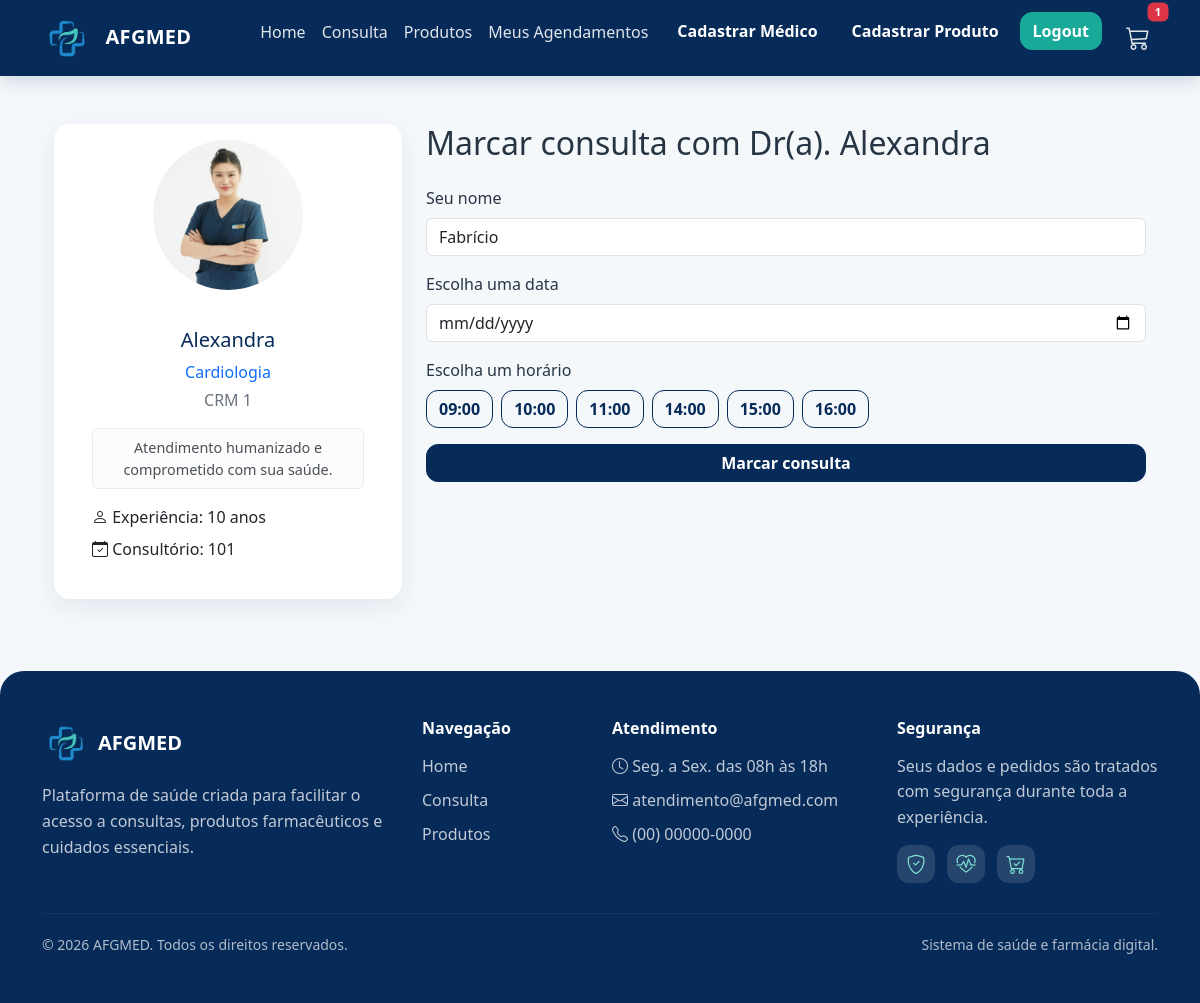
Screenshot of /consultas/1 (signed in) with the database file from the repository.
### projetoafgmed/models.py (models this page shows)
class Medico(database.Model):
    id = database.Column(database.Integer, primary_key=True)
    nome = database.Column(database.String, nullable=False)
    especialidade = database.Column(database.String, nullable=False)
    email = database.Column(database.String)
    telefone = database.Column(database.String)
    foto = database.Column(database.String, default="default.jpg")
    data_criacao = database.Column(database.DateTime, nullable=False, default=datetime.utcnow)

class Usuario(database.Model, UserMixin):
    id = database.Column(database.Integer, primary_key=True)
    nome = database.Column(database.String, nullable=False)
    sobrenome = database.Column(database.String, nullable=False)
    email = database.Column(database.String, nullable=False, unique=True)
    senha = database.Column(database.String, nullable=False)
    is_admin = database.Column(database.Boolean, default=False)

### projetoafgmed/routes.py (the view, shortened to what this page needs)
@app.route('/consultas/<int:medico_id>', methods=['GET', 'POST'])
@login_required
def consultas(medico_id):
    medico = Medico.query.get_or_404(medico_id)
    horarios = ['09:00', '10:00', '11:00', '14:00', '15:00', '16:00']
    consultas_marcadas = Consulta.query.filter_by(medico_id=medico.id).all()
    return render_template('consultas.html', medico=medico, horarios=horarios, consultas=consultas_marcadas)

### projetoafgmed/models.py (called while the page is built)
@login_manager.user_loader
def load_usuario(id_usuario):
    return Usuario.query.get(int(id_usuario))

### projetoafgmed/routes.py (called while the page is built, shortened)
@app.context_processor
def carrinho_global():
    if current_user.is_authenticated:
        carrinho = Carrinho.query.filter_by(
            id_usuario=current_user.id,
            status="ativo"
        ).first()
        itens = carrinho.itens if carrinho else []
        total = sum(item.quantidade * item.preco_unitario for item in itens)
        quantidade = sum(item.quantidade for item in itens)
        return {
            "carrinho": carrinho,
            "itens_carrinho": itens,
            "total_carrinho": total,
            "quantidade_carrinho": quantidade
        }

### projetoafgmed/templates/consultas.html (shortened to what this page needs)
{% extends 'base.html' %}
{% block content %}
<div class="container mt-5">
    <div class="row">
        <div class="col-md-4 mb-4">
            <div class="card shadow-sm rounded-4 text-center p-3">
                <img src="{{ url_for('static', filename='fotos_medicos/' ~ medico.foto) }}"
                     class="rounded-circle mx-auto"
                     style="width:150px; height:150px; object-fit:cover;"
                     alt="{{ medico.nome }}">
                <div class="card-body">
                    <h5 class="card-title mt-3">{{ medico.nome }}</h5>
                    <p class="text-primary mb-1">{{ medico.especialidade }}</p>
                    <p class="text-muted">CRM {{ medico.id }}</p>
                    <div class="alert alert-light mt-3 py-2" role="alert" style="font-size:0.9rem;">
                        Atendimento humanizado e comprometido com sua saúde.
                    </div>
                    <ul class="list-unstyled mt-3 mb-0 text-start">
                        <li class="mb-2">
                            <i class="bi bi-person"></i>
                            Experiência: 10 anos
                        </li>
                        <li>
                            <i class="bi bi-calendar-check"></i>
                            Consultório: 101
                        </li>
                    </ul>
                </div>
            </div>
        </div>
        <div class="col-md-8">
            <h2 class="mb-4">Marcar consulta com Dr(a). {{ medico.nome }}</h2>
            <form method="POST" id="form_consulta">
                <div class="mb-3">
                    <label class="form-label">Seu nome</label>
                    <input type="text" class="form-control" value="{{ current_user.nome }}" readonly>
                </div>
                <div class="mb-3">
                    <label class="form-label">Escolha uma data</label>
                    <input type="date" class="form-control" id="data_consulta" name="data_consulta" required>
                </div>
                <div class="mb-3">
                    <label class="form-label">Escolha um horário</label>
                    <div class="d-flex flex-wrap gap-2" id="horarios_container">
                        {% for h in horarios %}
                            <button type="button" class="btn btn-outline-primary horario-btn">{{ h }}</button>
                        {% endfor %}
                    </div>
                </div>
                <button type="submit" class="btn btn-primary w-100">Marcar consulta</button>
            </form>
        </div>
    </div>
</div>
{% endblock %}

### projetoafgmed/static/css/style.css (style rules this page uses)
body { background: #f4f8fb; color: #273444; font-family: 'Segoe UI', Tahoma, Geneva, Verdana, sans-serif; }
.btn { border-radius: 12px; transition: .2s ease; }
.btn-primary { background-color: #072B59; border-color: #072B59; font-weight: 700; }
.btn-outline-primary { color: #072B59; border-color: #072B59; border-radius: 12px; font-weight: 700; }
.card { border: none; border-radius: 20px; overflow: hidden; transition: .25s ease; box-shadow: 0 8px 24px rgba(7,43,89,.08) !important; }
.card-body { padding: 22px; }
.card-title { color: #072B59; }
.text-muted { color: #6b7280 !important; }

### rows the page displays
Medico: foto (picture), nome "Alexandra", especialidade "Cardiologia", id "1"
Usuario: nome "Fabrício"

### other values shown
{{ quantidade_carrinho }} "1"
{{ h }} "09:00" "10:00" "11:00" "14:00" "15:00" "16:00"
